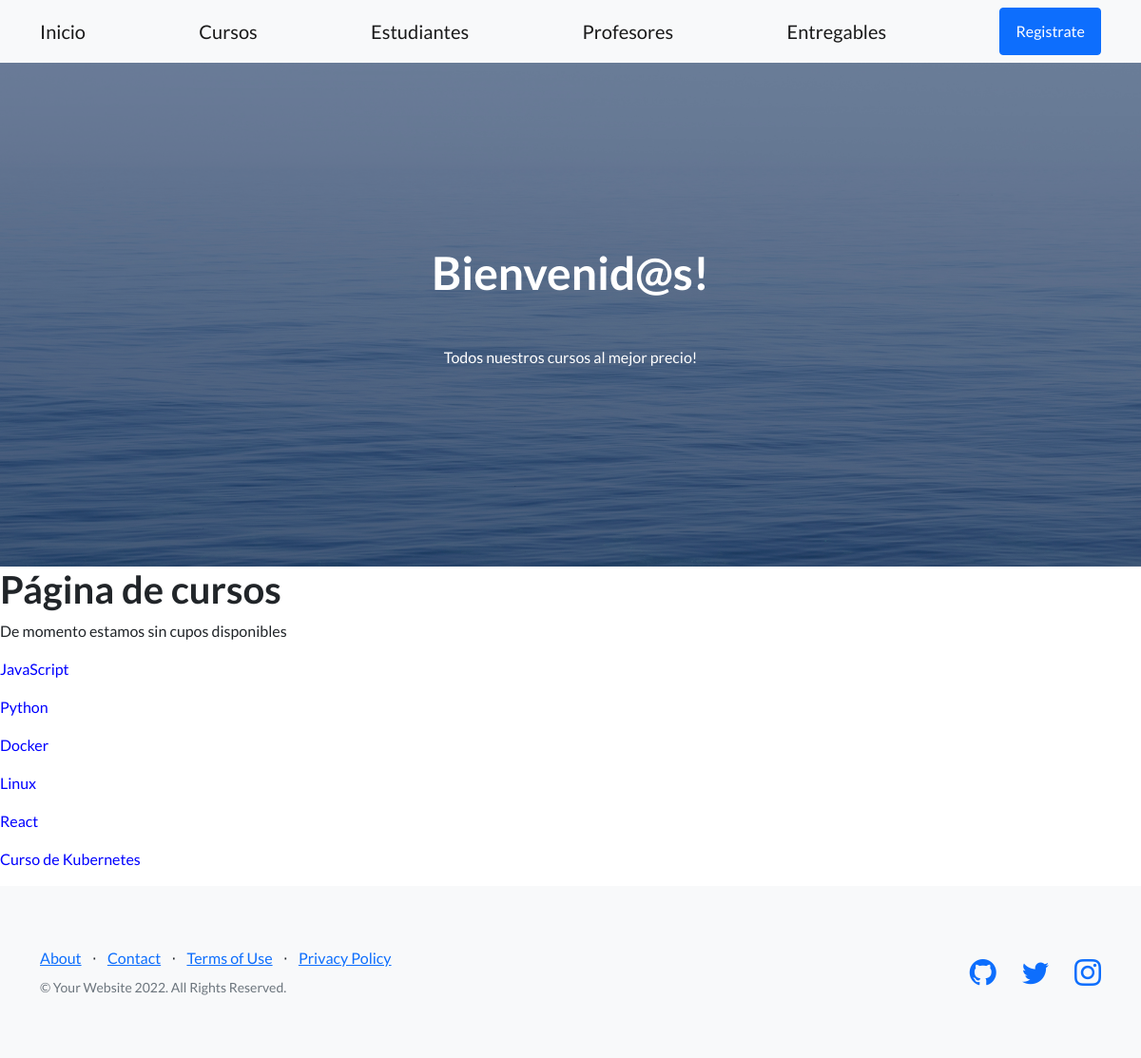
/coder/cursos/, run on an earlier commit of the app's database.
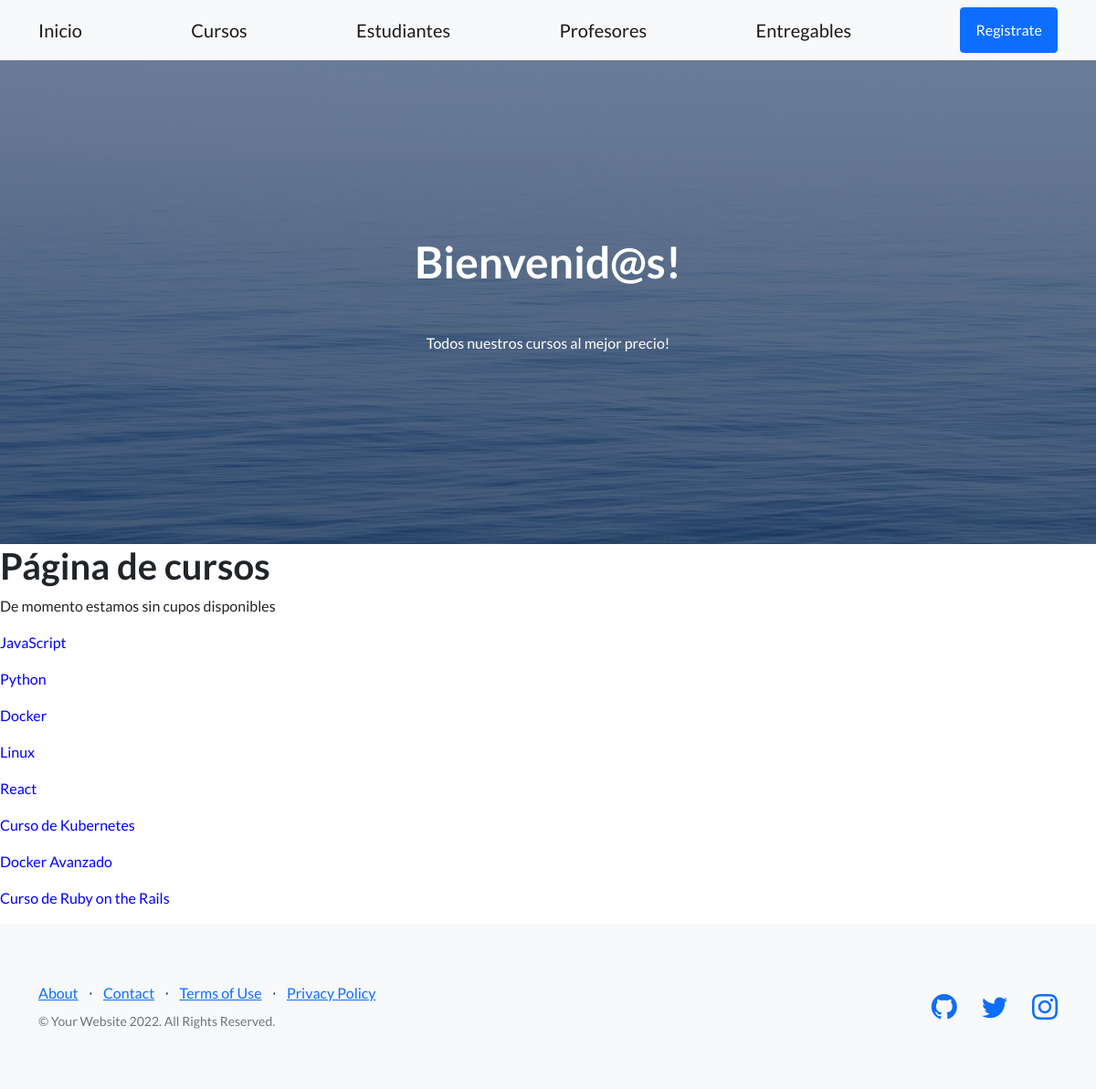
And on a later commit of the database.
### coder/models.py (models this page shows, shortened)
class Curso(models.Model):
    nombre = models.CharField(max_length=40)
    camada = models.IntegerField()

### coder/views.py (the view)
# urls.py: path("cursos/", cursos, name='cursos'),
def cursos(request):
    cursos = Curso.objects.all()
    contexto = {
        "mensaje":"Todos nuestros cursos al mejor precio!",
        "mensaje_bienvenida":"Bienvenid@s!",
        "cursos":cursos
    }
    return render(request, "coder/cursos.html", contexto)

### coder/templates/coder/cursos.html (shortened to what this page needs)
{% extends 'coder/base.html' %}
{% block contenido %}
<h1>Página de cursos</h1>
<p>De momento estamos sin cupos disponibles</p>
    {% for curso in cursos %}
        <p style="color: blue">{{curso.nombre}}</p>
    {% endfor %}
{% endblock %}

### coder/templates/coder/base.html (shortened to what this page needs)
<!DOCTYPE html>
<html lang="en">
    <head>
        {% load static %}
        <link href="https://cdn.jsdelivr.net/npm/bootstrap-icons@1.5.0/font/bootstrap-icons.css" rel="stylesheet" type="text/css" />
        <link href="{% static 'coder/css/styles.css' %}" rel="stylesheet" />
    </head>
    <body>
        <nav class="navbar navbar-light bg-light static-top">
            <div class="container">
                <a class="navbar-brand" href="{% url 'inicio' %}">Inicio</a>
                <a class="navbar-brand" href="{% url 'cursos' %}">Cursos</a>
                <a class="navbar-brand" href="{% url 'estudiantes' %}">Estudiantes</a>
                <a class="navbar-brand" href="{% url 'profesores' %}">Profesores</a>
                <a class="navbar-brand" href="{% url 'entregables' %}">Entregables</a>
                <a class="btn btn-primary" href="#signup">Registrate</a>
            </div>
        </nav>
        <header class="masthead">
            <div class="container position-relative">
                <div class="row justify-content-center">
                    <div class="col-xl-6">
                        <div class="text-center text-white">
                            <h1 class="mb-5"> {{mensaje_bienvenida}}</h1>
                            <p> {{ mensaje }} </p>
                        </div>
                    </div>
                </div>
            </div>
        </header>
        {% block contenido %}
        {% endblock %}
        <footer class="footer bg-light">
            <div class="container">
                <div class="row">
                    <div class="col-lg-6 h-100 text-center text-lg-start my-auto">
                        <ul class="list-inline mb-2">
                            <li class="list-inline-item"><a href="#!">About</a></li>
                            <li class="list-inline-item">⋅</li>
                            <li class="list-inline-item"><a href="#!">Contact</a></li>
                            <li class="list-inline-item">⋅</li>
                            <li class="list-inline-item"><a href="#!">Terms of Use</a></li>
                            <li class="list-inline-item">⋅</li>
                            <li class="list-inline-item"><a href="#!">Privacy Policy</a></li>
                        </ul>
                        <p class="text-muted small mb-4 mb-lg-0">&copy; Your Website 2022. All Rights Reserved.</p>
                    </div>
                    <div class="col-lg-6 h-100 text-center text-lg-end my-auto">
                        <ul class="list-inline mb-0">
                            <li class="list-inline-item me-4">
                                <a href="https://github.com/nachoboya"><i class="bi-github fs-3"></i></a>
                            </li>
                            <li class="list-inline-item me-4">
                                <a href="https://twitter.com/thenachoboya"><i class="bi-twitter fs-3"></i></a>
                            </li>
                            <li class="list-inline-item">
                                <a href="https://instagram.com/nacho.boy"><i class="bi-instagram fs-3"></i></a>
                            </li>
                        </ul>
                    </div>
                </div>
            </div>
        </footer>
    </body>
</html>

What changed in the data, as far as the page shows it:
added Curso: nombre "Docker Avanzado"
added Curso: nombre "Curso de Ruby on the Rails"
